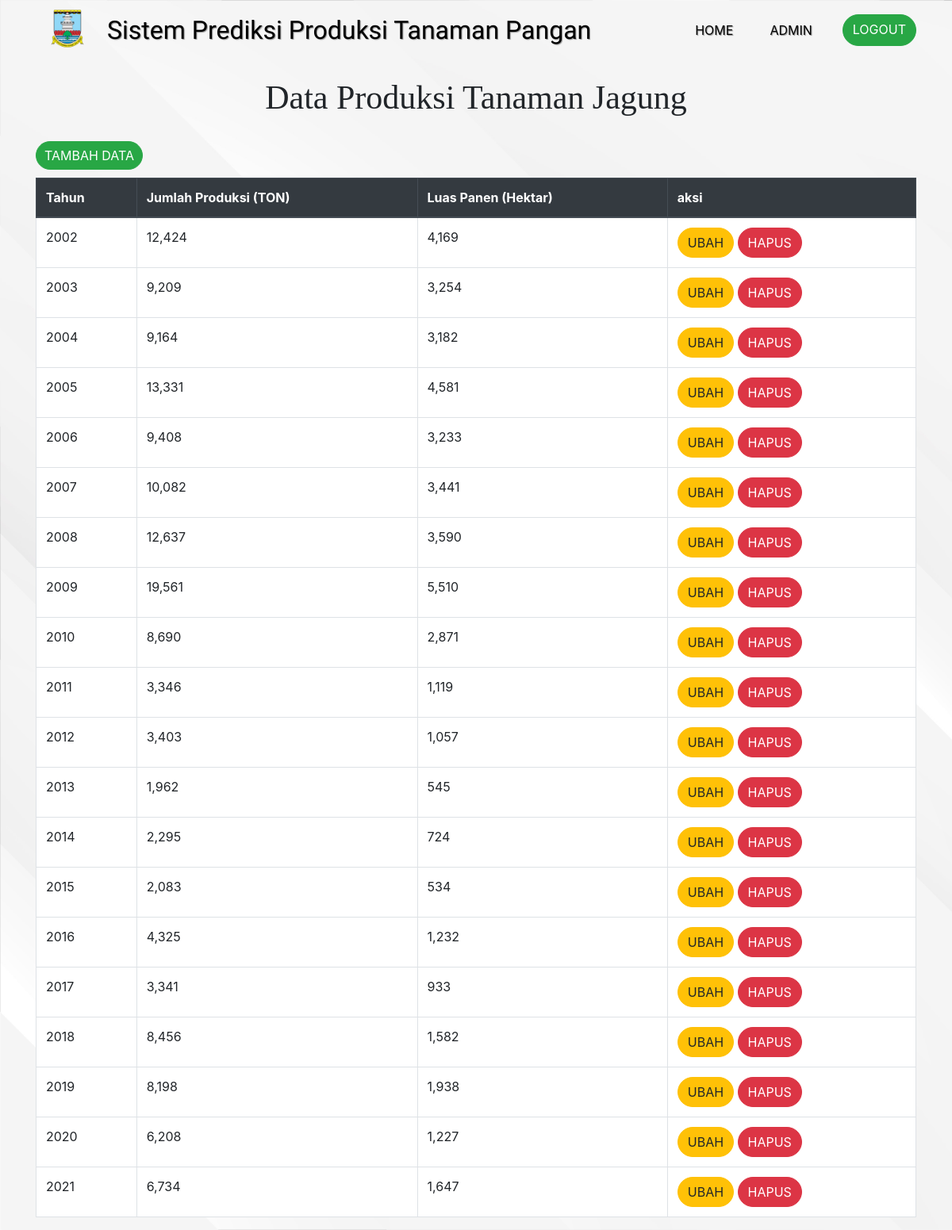
Screenshot of /admin/jagung/jagung.php (signed in) with the database file from the repository.
### tables this page shows
CREATE TABLE `jagung` (
  `id_jagung` int(11) NOT NULL,
  `tahun` int(50) NOT NULL,
  `produksi` int(200) NOT NULL,
  `LuasPanen` int(200) NOT NULL
);

### function/functions.php (called while the page is built, shortened)
<?php
$conn = mysqli_connect("localhost", "root", "", "prediksi2.0");
function query($query)
{
    global $conn;
    $result = mysqli_query($conn, $query);
    $rows = [];
    while ($row = mysqli_fetch_assoc($result)) {
        $rows[] = $row;
    }
    return $rows;
}

### admin/jagung/jagung.php (the view, shortened to what this page needs)
<?php
require '../../function/functions.php';
$data = query("SELECT * FROM jagung ORDER BY tahun");
?>
<!doctype html>
<html lang="en">
<head>
    <link rel="stylesheet" href="../../bootstrap/css/bootstrap.min.css">
    <link rel="stylesheet" href="../css/data.css">
</head>
<body>
    <nav class="navbar navbar-expand-lg navbar-light">
        <div class="container">
            <img src="../../logodinaskabserang/Serang.png" alt="logo">
            <a class="navbar-brand" href="">Sistem Prediksi Produksi Tanaman Pangan</a>
            <div class="collapse navbar-collapse" id="navbarNavAltMarkup">
                <div class="navbar-nav ml-auto">
                    <a class="nav-item nav-link active" href="../admin-page.php">Home</a>
                    <a class="nav-item nav-link" href="../dataadmin.php">admin</a>
                    <a class="nav-item btn btn-success tombol" href="../logout.php">logout</a>
                </div>
            </div>
        </div>
    </nav>
    <div class="container">
        <h1 class="header">data produksi tanaman jagung</h1>
        <a class="nav-item btn btn-success add" href="tambah.php">tambah data</a>
        <table class="table table-bordered">
            <thead class="thead-dark">
                <tr>
                    <th scope="col">Tahun</th>
                    <th scope="col">Jumlah Produksi (TON)</th>
                    <th scope="col">Luas Panen (Hektar)</th>
                    <th scope="col">aksi</th>
                </tr>
            </thead>
            <tbody>
                <?php foreach ($data as $dt) : ?>
                    <tr>
                        <td><?= $dt["tahun"]; ?></td>
                        <td><?= number_format($dt["produksi"]); ?></td>
                        <td><?= number_format($dt["LuasPanen"]); ?></td>
                        <td><a class="btn btn-warning admin" href="ubah.php?id=<?= $dt["id_jagung"]; ?>">ubah</a>
                            <a class="btn btn-danger admin" href="hapus.php?id=<?= $dt["id_jagung"]; ?>">hapus</a>
                        </td>
                    </tr>
                <?php endforeach; ?>
            </tbody>
        </table>
    </div>
</body>
</html>

### admin/css/data.css (style rules this page uses)
body { background-image: url(../background/bgpage.jpg); background-size: cover; }
.navbar { position: relative; z-index: 1; }
.navbar-brand { font-family: viga; font-size: 16px; }
.navbar img { width: 50px; position: relative; }
.navbar .nav-link { text-align: center; }
.table { background-color: white; }
.table td { word-wrap: break-word; }
.tombol { text-transform: uppercase; border-radius: 40px; }
.admin { text-transform: uppercase; border-radius: 40px; font-size: 16px; margin-top: 10px; }
.add { text-transform: uppercase; border-radius: 40px; font-size: 16px; margin-right: 10px; padding: 5px 10px; margin-top: 10px; margin-bottom: 10px; }
.header { font-size: 42px; margin-top: 20px; text-align: center; text-transform: capitalize; font-family: poppins; margin-bottom: 20px; }
@media (min-width: 992px) { .navbar { padding-bottom: 10px; } }
@media (min-width: 992px) { .navbar-brand { font-size: 32px; } }
@media (min-width: 992px) { .navbar-brand, .nav-link { color: rgb(0, 0, 0) !important; text-shadow: 1px 1px 1px rgba(105, 105, 105, 0.7); } }
@media (min-width: 992px) { .navbar img { width: 80px; position: relative; bottom: 2px; margin-right: 10px; } }
@media (min-width: 992px) { .nav-link { text-transform: uppercase; margin-right: 30px; } }
@media (min-width: 992px) { .admin { margin-top: 0 !important; } }

### rows the page displays
jagung: tahun "2002", produksi "12,424", LuasPanen "4,169"
jagung: tahun "2003", produksi "9,209", LuasPanen "3,254"
jagung: tahun "2004", produksi "9,164", LuasPanen "3,182"
jagung: tahun "2005", produksi "13,331", LuasPanen "4,581"
jagung: tahun "2006", produksi "9,408", LuasPanen "3,233"
jagung: tahun "2007", produksi "10,082", LuasPanen "3,441"
jagung: tahun "2008", produksi "12,637", LuasPanen "3,590"
jagung: tahun "2009", produksi "19,561", LuasPanen "5,510"
jagung: tahun "2010", produksi "8,690", LuasPanen "2,871"
jagung: tahun "2011", produksi "3,346", LuasPanen "1,119"
jagung: tahun "2012", produksi "3,403", LuasPanen "1,057"
jagung: tahun "2013", produksi "1,962", LuasPanen "545"
jagung: tahun "2014", produksi "2,295", LuasPanen "724"
jagung: tahun "2015", produksi "2,083", LuasPanen "534"
jagung: tahun "2016", produksi "4,325", LuasPanen "1,232"
jagung: tahun "2017", produksi "3,341", LuasPanen "933"
jagung: tahun "2018", produksi "8,456", LuasPanen "1,582"
jagung: tahun "2019", produksi "8,198", LuasPanen "1,938"
jagung: tahun "2020", produksi "6,208", LuasPanen "1,227"
jagung: tahun "2021", produksi "6,734", LuasPanen "1,647"
